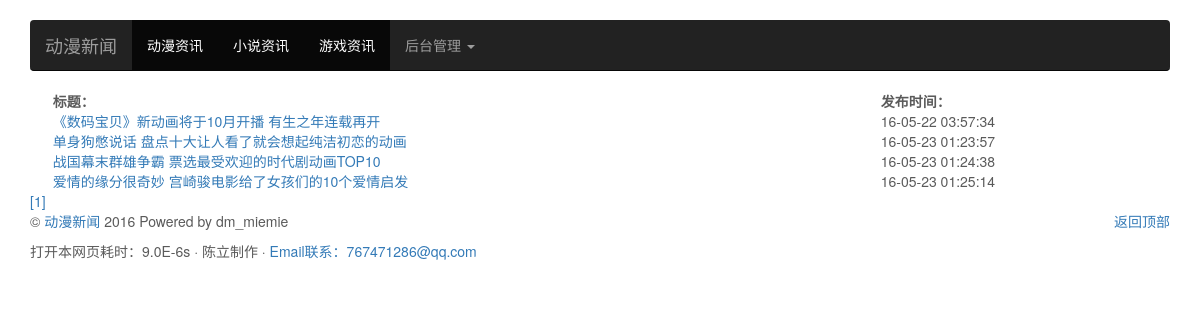
/table.php?type=1, run on the app's committed database.
### tables this page shows
CREATE TABLE `dm_news` (
  `newsid` int(6) unsigned NOT NULL AUTO_INCREMENT,
  `uid` int(5) NOT NULL,
  `time` varchar(20) NOT NULL,
  `text` text,
  `tittle` varchar(255) NOT NULL,
  `source` varchar(255) DEFAULT NULL,
  `pic` varchar(255) DEFAULT NULL,
  PRIMARY KEY (`newsid`)
);

### table.php (the view, shortened to what this page needs)
<?php
	$runtime_start = microtime(true);
	require_once("include/conn.php");
	if(!isset($_GET["page"])){
	$page = 1;}
	else{
		$page=$_GET['page'];
	}
	if($_GET['type']==1)
	{
		$source="动漫资讯";
	}
	$perNumber=10;
	$sql1 = "SELECT count(*) FROM dm_news";
	$count=$db -> query($sql1);
	$rs=mysqli_fetch_array($count);
	$totalNumber=$rs[0];
	$totalPage=ceil($totalNumber/$perNumber);
	$startCount=($page-1)*$perNumber;
?>
<!DOCTYPE html>
<html lang="zh-CN">
  <head>
    <link href="css/bootstrap.min.css" rel="stylesheet">
    <link href="css/carousel.css" rel="stylesheet">
  </head>
  <body id="main">
    <div class="navbar-wrapper">
      <div class="container">
        <nav class="navbar navbar-inverse navbar-static-top">
          <div class="container">
            <div class="navbar-header">
              <a class="navbar-brand" href="index.php">动漫新闻</a>
            </div>
            <div id="navbar" class="navbar-collapse collapse">
              <ul class="nav navbar-nav">
                <li class="active"><a href="table.php?type=1">动漫资讯</a></li>
				<li class="active"><a href="table.php?type=2">小说资讯</a></li>
				<li class="active"><a href="table.php?type=3">游戏资讯</a></li>
                <li class="dropdown">
                  <a href="#" class="dropdown-toggle" data-toggle="dropdown" role="button" aria-haspopup="true" aria-expanded="false">后台管理 <span class="caret"></span></a>
                </li>
              </ul>
            </div>
          </div>
        </nav>
      </div>
<main>
 <div class="container">
	<div class="adjoined-bottom">
	<?php
	$sql="SELECT * FROM dm_news WHERE source='{$source}' limit $startCount,$perNumber";
	$re = $db ->query($sql);
	echo "<div id='table'><table width='96%' cellpadding='5' cellspacing='1' align='center'><tr>";
	echo "<th>标题：</th>";
	echo "<th>发布时间：</th>";
	while ($res = $re ->fetch_assoc()) {
	echo "<tr><td><a href='news.php?newsid={$res['newsid']}'>",$res['tittle'],"</a></td>";
	echo "<td>",$res['time'],"</td>";
}
	echo "</table>";
	echo "</div>";
if($page >1&&$totalPage>5){
echo "...";
if($totalPage-$page>=4)
{
for ($i=$page;$i<=$page+4&&$i<=$totalPage;$i++) {
echo "<a href='table.php?page={$i}'>[{$i}]</a>";
}
}
else{
for ($i=$totalPage-4;$i<=$page+4&&$i<=$totalPage;$i++) {
echo "<a href='table.php?page={$i}'>[{$i}]</a>";
}
}
}
else{
for ($i=1;$i<=5&&$i<=$totalPage;$i++) {
echo "<a href='table.php?page={$i}'>[{$i}]</a>";
}
}
	$runtime_stop = microtime(true);
	?>
	</div>
</div>
</main>
      <footer>
		<div class="container">
        <p class="pull-right"><a href="#">返回顶部</a></p>
        <p>© <a href="index.php">动漫新闻</a> 2016 Powered by dm_miemie</p>
		<p>打开本网页耗时：<?php echo round($runtime_stop-$runtime_start,6); ?>s &middot; 陈立制作 &middot; <a href="mailto:767471286@qq.com">Email联系：767471286@qq.com</a></p>
		</div>
      </footer>
    </div>
  </body>
</html>

### css/carousel.css (style rules this page uses)
body { padding-bottom: 40px; color: #5a5a5a; }
.navbar-wrapper { position: absolute; top: 0; right: 0; left: 0; z-index: 20; }
.navbar-wrapper > .container { padding-right: 0; padding-left: 0; }
.navbar-wrapper .navbar { padding-right: 15px; padding-left: 15px; }
.navbar-wrapper .navbar .container { width: auto; }
@media (min-width: 768px) { .navbar-wrapper { margin-top: 20px; } }
@media (min-width: 768px) { .navbar-wrapper .container { padding-right: 15px; padding-left: 15px; } }
@media (min-width: 768px) { .navbar-wrapper .navbar { padding-right: 0; padding-left: 0; } }
@media (min-width: 768px) { .navbar-wrapper .navbar { border-radius: 4px; } }

### data on the page
dm_news: tittle "《数码宝贝》新动画将于10月开播 有生之年连载再开", time "16-05-22 03:57:34"
dm_news: tittle "单身狗憋说话 盘点十大让人看了就会想起纯洁初恋的动画", time "16-05-23 01:23:57"
dm_news: tittle "战国幕末群雄争霸 票选最受欢迎的时代剧动画TOP10", time "16-05-23 01:24:38"
dm_news: tittle "爱情的缘分很奇妙 宫崎骏电影给了女孩们的10个爱情启发", time "16-05-23 01:25:14"
